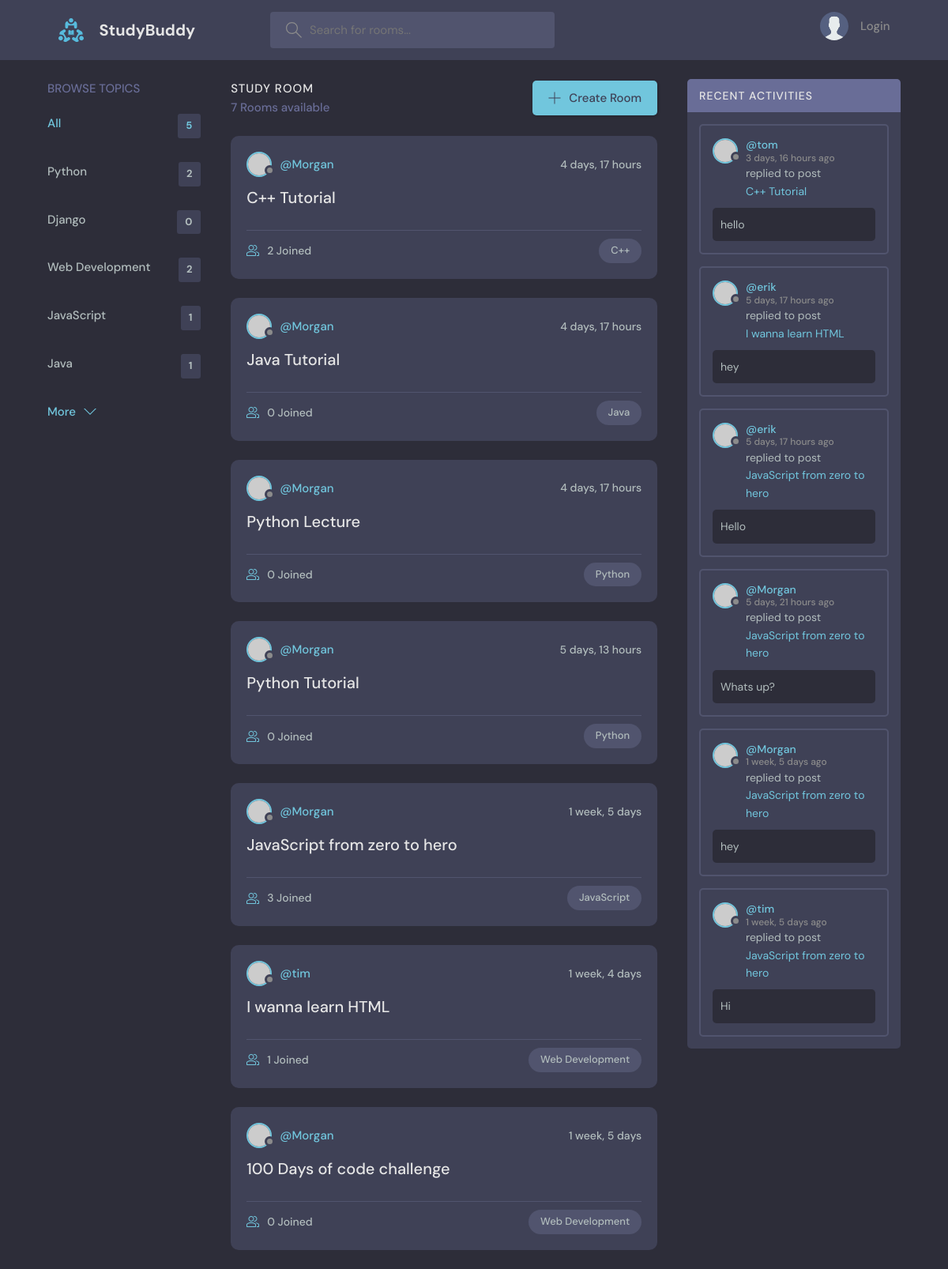
The page / on the database its author committed.
### base/models.py (models this page shows, shortened)
class Topic(models.Model):
    name = models.CharField(max_length=200)

class Room(models.Model):
    host = models.ForeignKey(User, on_delete=models.SET_NULL, null=True)
    topic = models.ForeignKey(Topic, on_delete=models.SET_NULL, null=True)
    name = models.CharField(max_length=200)
    description = models.TextField(null=True, blank=True)
    participants = models.ManyToManyField(User, related_name='participants', blank=True)
    updated = models.DateTimeField(auto_now=True)
    created = models.DateTimeField(auto_now_add=True)
    class Meta:
        ordering = ['-updated', '-created'] # make the newest item first
    def __str__(self):
        return self.name

class Message(models.Model):
    user = models.ForeignKey(User, on_delete=models.CASCADE)
    room= models.ForeignKey(Room, on_delete=models.CASCADE)
    body = models.TextField()
    updated = models.DateTimeField(auto_now=True)
    created = models.DateTimeField(auto_now_add=True)
    class Meta:
        ordering = ['-updated', '-created'] # make the newest item first

### base/views.py (the view)
# urls.py: path('', views.home, name="home"),
def home(request):
    q = request.GET.get('q') if request.GET.get('q') != None else ''
    rooms = Room.objects.filter(
        Q(topic__name__icontains=q) |
        Q(name__icontains=q) |
        Q(description__icontains=q)
        )
    topics = Topic.objects.all()[0:5]
    room_count = rooms.count()
    room_messages = Message.objects.filter(Q(room__topic__name__icontains=q))
    context = {'rooms': rooms, 'topics': topics, 'room_count': room_count, 'room_messages': room_messages}
    return render(request, 'base/home.html', context)

### base/templates/base/home.html (shortened to what this page needs)
{% extends 'main.html' %}
{% block content %}
  <main class="layout layout--3">
    <div class="container">
      {% include 'base/topics_component.html' %}
      <div class="roomList">
        <div class="roomList__header">
          <div>
            <h2>Study Room</h2>
            <p>{{room_count}} Rooms available</p>
          </div>
          <a class="btn btn--main" href="{% url 'create-room' %}">
            <svg version="1.1" xmlns="http://www.w3.org/2000/svg" width="32" height="32" viewBox="0 0 32 32">
              <title>add</title>
              <path
                d="M16.943 0.943h-1.885v14.115h-14.115v1.885h14.115v14.115h1.885v-14.115h14.115v-1.885h-14.115v-14.115z"
              ></path>
            </svg>
            Create Room
          </a>
        </div>
        {% include 'base/feed_component.html' %}
      </div>
      {% include 'base/activity_component.html' %}
    </div>
  </main>
{% endblock %}

### base/templates/base/topics_component.html
<div class="topics">
    <div class="topics__header">
      <h2>Browse Topics</h2>
    </div>
    <ul class="topics__list">
      <li>
        <a href="{% url 'home' %}" class="active">All <span>{{topics.count}}</span></a>
      </li>
      {% for topic in topics %}
      <li>
        <a href="{% url 'home' %}?q={{topic.name}}">{{topic.name}}<span>{{topic.room_set.all.count}}</span></a>
      </li>
      {% endfor %}
    </ul>
    <a class="btn btn--link" href="{% url 'topics' %}">
      More
      <svg version="1.1" xmlns="http://www.w3.org/2000/svg" width="32" height="32" viewBox="0 0 32 32">
        <title>chevron-down</title>
        <path d="M16 21l-13-13h-3l16 16 16-16h-3l-13 13z"></path>
      </svg>
    </a>
  </div>

### base/templates/base/feed_component.html (shortened to what this page needs)
{% for room in rooms %}
    <div class="roomListRoom">
        <div class="roomListRoom__header">
        <a href="{% url 'user-profile' room.host.id %}" class="roomListRoom__author">
            <div class="avatar avatar--small">
            <img src="https://randomuser.me/api/portraits/women/11.jpg" />
            </div>
            <span>@{{room.host.username}}</span>
        </a>
        <div class="roomListRoom__actions">
            <span>{{room.created|timesince}}</span>
        </div>
        </div>
        <div class="roomListRoom__content">
        <a href="{% url 'room' room.id %}">{{room.name}}</a>
        </div>
        <div class="roomListRoom__meta">
        <a href="{% url 'room' room.id %}" class="roomListRoom__joined">
            {{room.participants.all.count}} Joined
        </a>
        <p class="roomListRoom__topic">{{room.topic.name}}</p>
        </div>
    </div>
{% endfor %}

### base/templates/base/activity_component.html (shortened to what this page needs)
<div class="activities">
    <div class="activities__header">
      <h2>Recent Activities</h2>
    </div>
    {% for message in room_messages %}
    <div class="activities__box">
      <div class="activities__boxHeader roomListRoom__header">
        <a href="{% url 'user-profile' message.user.id %}" class="roomListRoom__author">
          <div class="avatar avatar--small">
            <img src="https://randomuser.me/api/portraits/women/11.jpg" />
          </div>
          <p>
            @{{message.user.username}}
            <span>{{message.created|timesince}} ago</span>
          </p>
        </a>
      </div>
      <div class="activities__boxContent">
        <p>replied to post <a href="{% url 'room' message.room.id %}">{{message.room}}</a></p>
        <div class="activities__boxRoomContent">
          {{message.body}}
        </div>
      </div>
    </div>
    {% endfor %}
  </div>

### rows shown on the page
Topic: name "Python", room_set.all.count "2"
Topic: name "Django", room_set.all.count "0"
Topic: name "Web Development", room_set.all.count "2"
Topic: name "JavaScript", room_set.all.count "1"
Topic: name "Java", room_set.all.count "1"
Room: host.username "Morgan", created "4 days, 17 hours", name "C++ Tutorial", participants.all.count "2", topic.name "C++"
Room: host.username "Morgan", created "4 days, 17 hours", name "Java Tutorial", participants.all.count "0", topic.name "Java"
Room: host.username "Morgan", created "4 days, 17 hours", name "Python Lecture", participants.all.count "0", topic.name "Python"
Room: host.username "Morgan", created "5 days, 13 hours", name "Python Tutorial", participants.all.count "0", topic.name "Python"
Room: host.username "Morgan", created "1 week, 5 days", name "JavaScript from zero to hero", participants.all.count "3", topic.name "JavaScript"
Room: host.username "tim", created "1 week, 4 days", name "I wanna learn HTML", participants.all.count "1", topic.name "Web Development"
Room: host.username "Morgan", created "1 week, 5 days", name "100 Days of code challenge", participants.all.count "0", topic.name "Web Development"
Message: user.username "tom", created "3 days, 16 hours", room "C++ Tutorial", body "hello"
Message: user.username "erik", created "5 days, 17 hours", room "I wanna learn HTML", body "hey"
Message: user.username "erik", created "5 days, 17 hours", room "JavaScript from zero to hero", body "Hello"
Message: user.username "Morgan", created "5 days, 21 hours", room "JavaScript from zero to hero", body "Whats up?"
Message: user.username "Morgan", created "1 week, 5 days", room "JavaScript from zero to hero", body "hey"
Message: user.username "tim", created "1 week, 5 days", room "JavaScript from zero to hero", body "Hi"

### other values the page prints
{{ topics.count }} "5"
{{ room_count }} "7"
